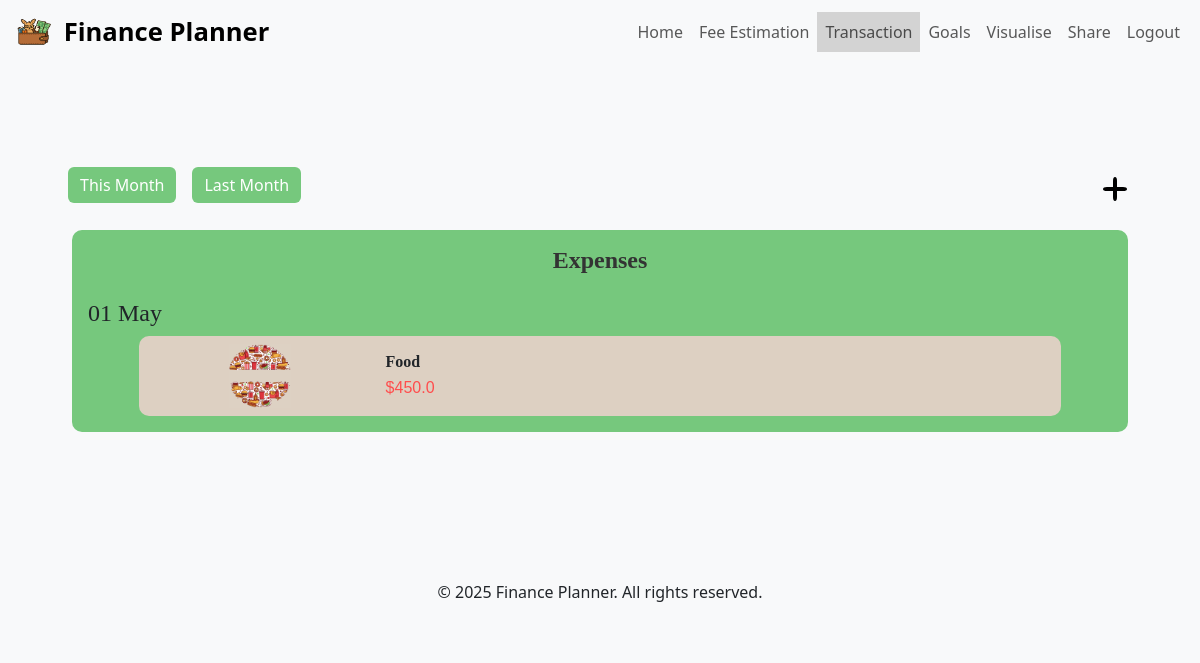
The app's page /transaction (signed in), older data.
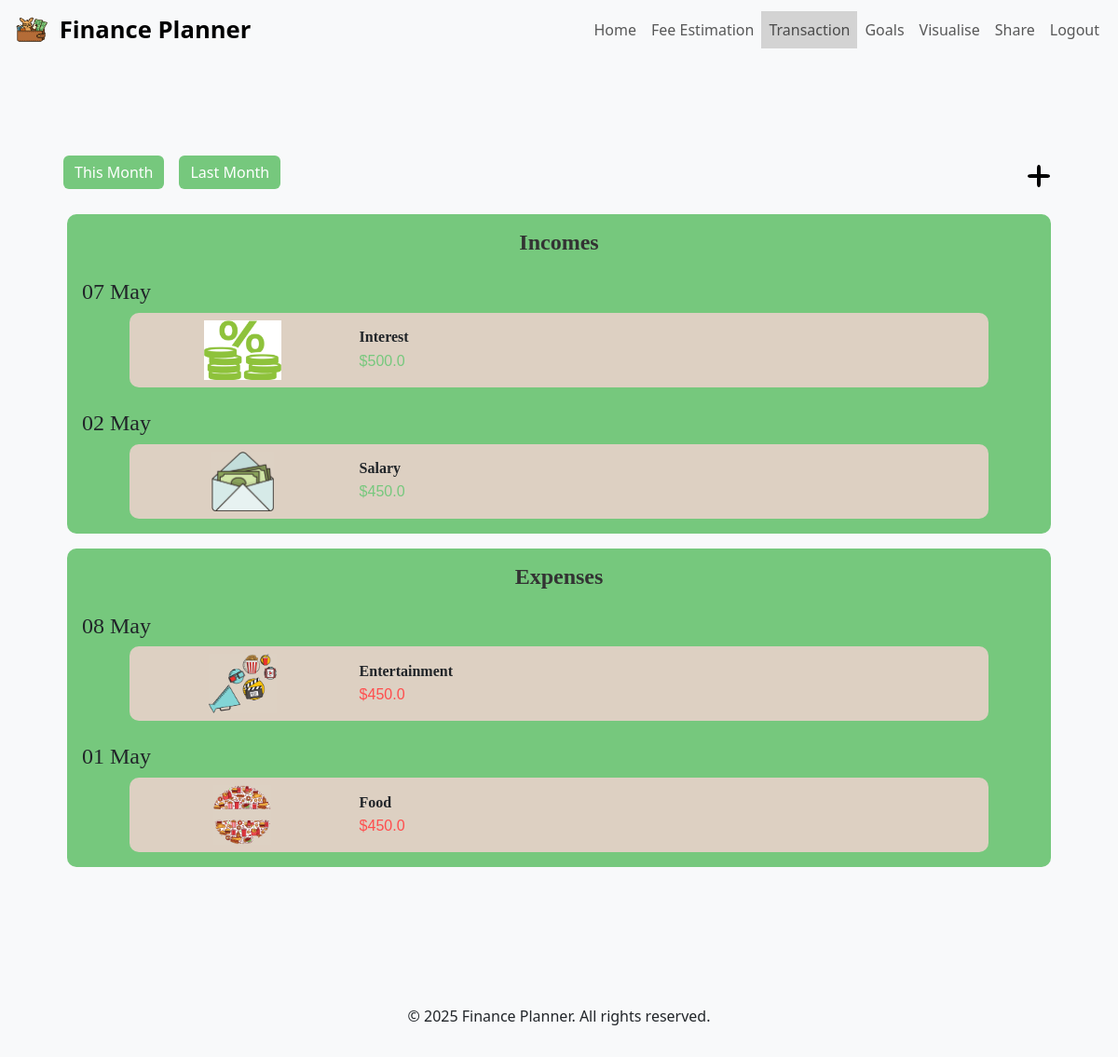
The same page, newer data.
### app/models/spending.py (models this page shows, shortened)
class Spending(db.Model):
    __tablename__ = "spendings"
    id = db.Column(db.Integer, primary_key=True)
    user_id = db.Column(db.Integer, db.ForeignKey("users.id"), nullable=False)
    amount = db.Column(db.Float, nullable=False)
    date = db.Column(db.DateTime, nullable=False)
    description = db.Column(db.String(200))
    category_id = db.Column(db.Integer, db.ForeignKey("categories.id"), nullable=False)

### app/models/categories.py (models this page shows, shortened)
class Category(db.Model):
    __tablename__ = "categories"
    id = db.Column(db.Integer, primary_key=True)
    category = db.Column(db.String(50), nullable=False, unique=True)
    budget_simple = db.Column(db.Float, nullable=False)
    budget_quality = db.Column(db.Float, nullable=False)
    budget_luxury = db.Column(db.Float, nullable=False)
    icon = db.Column(db.String(100), nullable=True)  # Optional image URL
    spendings = db.relationship("Spending", backref="category", lazy=True)

### app/models/income.py (models this page shows, shortened)
class Income(db.Model):
    __tablename__ = "incomes"
    id = db.Column(db.Integer, primary_key=True)
    user_id = db.Column(db.Integer, db.ForeignKey("users.id"), nullable=False)
    amount = db.Column(db.Float, nullable=False)
    date = db.Column(db.DateTime, nullable=False)
    description = db.Column(db.String(200))
    category_id = db.Column(db.Integer, db.ForeignKey("categoriesin.id"), nullable=False)
    category = db.relationship("Categoryin", back_populates="incomes", lazy="select")

### app/routes/transaction.py (the view)
@bp.route("/transaction", methods=["GET", "POST"])
@login_required
def transaction():
    spendings = Spending.query.filter_by(user_id=current_user.id).order_by(Spending.date.desc()).all()
    incomes = Income.query.filter_by(user_id=current_user.id).order_by(Income.date.desc()).all()
    if request.method == "POST":
        period = request.form.get("period", "month")
        filtered_spendings = filter_transactions(spendings, period)
        filtered_incomes = filter_transactions(incomes, period)
        categorized_spendings = group_transactions_by_month(filtered_spendings)
        categorized_incomes = group_transactions_by_month(filtered_incomes)
    else:
        categorized_spendings = group_transactions_by_month(spendings)
        categorized_incomes = group_transactions_by_month(incomes)
    now = datetime.utcnow()
    current_year = now.year
    current_month = now.month
    month = request.args.get('month', type=int, default=current_month)
    year = request.args.get('year', type=int, default=current_year)
    start_date = datetime(year, month, 1)
    end_date = datetime(year, month, monthrange(year, month)[1])
    spendings = [
        transaction for sublist in categorized_spendings.values()
        for transaction in sublist
        if start_date <= transaction.date <= end_date
    ]
    incomes = [
        transaction for sublist in categorized_incomes.values()
        for transaction in sublist
        if start_date <= transaction.date <= end_date
    ]
    if current_month == 1:
        last_month = 12
        last_month_year = current_year - 1
    else:
        last_month = current_month - 1
        last_month_year = current_year
    unique_months_spendings = set((transaction.date.year, transaction.date.month) for sublist in categorized_spendings.values() for transaction in sublist)
    unique_months_incomes = set((transaction.date.year, transaction.date.month) for sublist in categorized_incomes.values() for transaction in sublist)
    unique_months = unique_months_spendings.union(unique_months_incomes)
    past_months = [{"month": m, "year": y} for y, m in sorted(unique_months, reverse=True)]
    past_months = [
        month for month in past_months
        if not (month["year"] == current_year and month["month"] == current_month) and
           not (month["year"] == last_month_year and month["month"] == last_month)
    ]
    show_dropdown = len(past_months) > 0
    return render_template('transaction.html',
                           spendings=spendings,
                           incomes=incomes,
                           past_months=past_months,
                           show_dropdown=show_dropdown,
                           current_month=current_month,
                           current_year=current_year,
                           last_month=last_month,
                           last_month_year=last_month_year)

### app/routes/transaction.py (called while the page is built)
def group_transactions_by_month(transactions):
    categorized = defaultdict(list)
    today = datetime.today()
    for transaction in transactions:
        transaction_date = transaction.date  # Use attribute access instead of dictionary-like access
        if transaction_date.month == today.month and transaction_date.year == today.year:
            categorized['This Month'].append(transaction)
        elif transaction_date.month == (today - timedelta(days=30)).month and transaction_date.year == (today - timedelta(days=30)).year:
            categorized['Last Month'].append(transaction)
        elif transaction_date > today:
            categorized['Future'].append(transaction)
        else:
            categorized[transaction_date.strftime('%m/%Y')].append(transaction)
    return categorized

### app/templates/transaction.html (shortened to what this page needs)
{% extends "base.html" %}
{% block content %}
<section>
    <div class="d-flex flex-wrap justify-content-between align-items-center my-3">
        <div class="d-flex flex-wrap">
            <button class="btn btn-primary mx-2 mb-2" style="background-color: #76c87d; border: none;" onclick="window.location.href='?month={{ current_month }}&year={{ current_year }}'">
                This Month
            </button>
            <button class="btn btn-secondary mx-2 mb-2" style="background-color: #76c87d; border: none;" onclick="window.location.href='?month={{ last_month }}&year={{ last_month_year }}'">
                Last Month
            </button>
        </div>
        <div class="dropdown">
            <button class="btn btn-light d-flex align-items-center justify-content-center"
                    type="button" id="dropdownMenuButton" data-bs-toggle="dropdown" aria-expanded="false"
                    style="border: none; background: none; padding: 5px; cursor: pointer;">
                <svg xmlns="http://www.w3.org/2000/svg" viewBox="0 0 100 100" width="40" height="40" fill="black">
                    <rect x="20" y="45" rx="10" ry="10" width="60" height="10" />
                    <rect x="45" y="20" rx="10" ry="10" width="10" height="60" />
                </svg>
            </button>
        </div>
    </div>
    {% if incomes or spendings %}
    <div class="container-fluid mb-4">
        {% if incomes %}
            <div style="background-color: #76c87d; border-radius: 10px; padding: 1rem; margin-bottom: 1rem;">
                <h2 class="text-center header_font">Incomes</h2>
                {% set ns = namespace(previous_date=None) %}
                {% for income in incomes %}
                    {% if not ns.previous_date or income.date.date() != ns.previous_date %}
                        <h3 class="mt-4 header_font">{{ income.date.strftime("%d %B") }}</h3>
                        {% set ns.previous_date = income.date.date() %}
                    {% endif %}
                    <div class="row justify-content-center align-items-center mx-auto mt-2"
                        style="background-color: #ddd0c2; width: 90%; border-radius: 10px; padding: 0.5rem;">
                        <div class="col-3 d-flex align-items-center justify-content-center" style="padding: 0;">
                            <img
                                src="{{ url_for('static', filename='image/icon/' + income.category_id + '.png') }}"
                                alt="{{ income.category_id | replace('_', ' ') | title }}"
                                style="max-height: 4rem;"
                            >
                        </div>
                        <div class="col-9 d-flex flex-column justify-content-center">
                            <h3 class="header_font mb-1 fs-6 smaller_font">
                                <strong>{{ income.category_id | replace('_', ' ') | title }}</strong>
                            </h3>
                            <p class="text_font mb-0 fs-6 smaller_font income">
                                ${{ income.amount }}
                            </p>
                        </div>
                    </div>
                {% endfor %}
            </div>
        {% endif %}
        {% if spendings %}
            <div style="background-color: #76c87d; border-radius: 10px; padding: 1rem;">
                <h2 class="text-center header_font">Expenses</h2>
                {% set ns = namespace(previous_date=None) %}
                {% for spending in spendings %}
                    {% if not ns.previous_date or spending.date.date() != ns.previous_date %}
                        <h3 class="mt-4 header_font">{{ spending.date.strftime("%d %B") }}</h3>
                        {% set ns.previous_date = spending.date.date() %}
                    {% endif %}
                    <div class="row justify-content-center align-items-center mx-auto mt-2"
                        style="background-color: #ddd0c2; width: 90%; border-radius: 10px; padding: 0.5rem;">
                        <div class="col-3 d-flex align-items-center justify-content-center" style="padding: 0;">
                            <img
                                src="{{ url_for('static', filename='image/icon/' + spending.category.icon ) }}"
                                alt="{{ spending.category.category | replace('_', ' ') | title}}"
                                style="max-height: 4rem;"
                            >
                        </div>
                        <div class="col-9 d-flex flex-column justify-content-center">
                            <h3 class="header_font mb-1 fs-6 smaller_font">
                                <strong>{{ spending.category.category | replace('_', ' ') | title }}</strong>
                            </h3>
                            <p class="text_font mb-0 fs-6 smaller_font cost">
                                ${{ spending.amount }}
                            </p>
                        </div>
                    </div>
                {% endfor %}
            </div>
        {% endif %}
    </div>
    {% else %}
    <p class="text-center text_font mt-3 fs-5">No transactions available for the selected month.</p>
    {% endif %}
</section>
{% endblock %}

### app/templates/base.html (shortened to what this page needs)
<!DOCTYPE html>
<html lang="en">
<head>
    <link href="https://cdn.jsdelivr.net/npm/bootstrap@5.3.0/dist/css/bootstrap.min.css" rel="stylesheet">
    <link rel="stylesheet" href="{{ url_for('static', filename='css/estimation.css') }}">
    <link rel="stylesheet" href="{{ url_for('static', filename='css/style.css') }}">
    {% set scripts = ['js/behaviour.js', 'js/share.js', 'js/upload.js', 'js/visualise.js'] %}
</head>
<body>
    <nav class="navbar navbar-expand-lg navbar-light bg-light" style="margin-bottom: 0px;">
        <div class="container-fluid">
            <a class="navbar-brand" href="{{ url_for('main.index') }}" style="font-size: 1.6rem;">
                <img src="{{ url_for('static', filename='image/logo.png') }}" alt="logo" width="45" height="36" class="d-inline-block align-text-top">
                Finance Planner
            </a>
            <div class="navbar-collapse collapse" id="navbarNav">
                <ul class="navbar-nav ms-auto">
                    <li class="nav-item {% if request.endpoint=='main.index' %}myActive{% endif %}"><a class="nav-link" href="{{ url_for('main.index') }}">Home</a></li>
                    <li class="nav-item {% if request.endpoint=='est.estimation' %}myActive{% endif %}"><a class="nav-link" href="{{ url_for('est.estimation') }}">Fee Estimation</a></li>
                    <li class="nav-item {% if request.endpoint=='trans.transaction' %}myActive{% endif %}"><a class="nav-link" href="{{ url_for('trans.transaction') }}">Transaction</a></li>
                    {% if current_user.is_authenticated %}
                        <li class="nav-item {% if request.endpoint == 'goals.goals' %}myActive{% endif %}"><a class="nav-link" href="{{ url_for('goals.goals') }}">Goals</a></li>
                        <li class="nav-item {% if request.endpoint == 'visualise.visualise' %}myActive{% endif %}"><a class="nav-link" href="{{ url_for('visualise.visualise') }}">Visualise</a></li>
                        <li class="nav-item {% if request.endpoint == 'share.share' %}myActive{% endif %}"><a class="nav-link" href="{{ url_for('share.share') }}">Share</a></li>
                        <li class="nav-item {% if request.endpoint == 'auth.logout' %}myActive{% endif %}"><a class="nav-link" href="{{ url_for('auth.logout') }}">Logout</a></li>
                    {% else %}
                        <li class="nav-item skip"><a class="nav-link" href="{{ url_for('auth.login') }}">Login</a></li>
                        <li class="nav-item skip"><a class="nav-link" href="{{ url_for('auth.register') }}">Register</a></li>
                    {% endif %}
                </ul>
            </div>
        </div>
    </nav>
    <div class="container-fluid mt-4" style=" width: 100%; padding: 5%;">
        {% block content %}{% endblock %}
    </div>
    <footer class="bg-light text-center py-3 mt-5">
        <p>© 2025 Finance Planner. All rights reserved.</p>
    </footer>
</body>
</html>

### app/static/css/estimation.css (style rules this page uses)
h2 { font-weight: bold; color: #333; }

### app/static/css/style.css (style rules this page uses)
.header_font { font-family: Georgia, 'Times New Roman', Times, serif; font-size: 1.5rem; }
.text_font { font-family: Verdana, Geneva, Tahoma, sans-serif; font-size: 0.75rem; }
body { background-color: #f8f9fa; }
.navbar-brand { font-weight: bold; }
.myActive { background-color: #d3d3d3 !important; padding:0rem; margin-top:0rem; }
footer { position: relative; bottom: 0; width: 100%; }
.income { color: #76c87d; }
.cost { color: #ff4d4d; }

Row changes from the older to the newer data that the page shows:
added Income: date "07 May", category (picture), category_id "Interest", amount "500.0"
added Income: date "02 May", category (picture), category_id "Salary", amount "450.0"
added Spending: date "08 May", icon (picture), category.category "Entertainment", amount "450.0"
Text that changed along with them:
text now shown: "Incomes"
